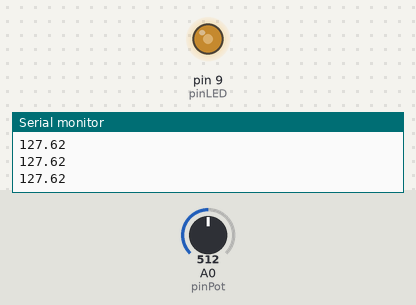
Bench run of a sketch on a simulated Arduino Uno, built with avr-gcc and run on an emulated ATmega328P. On the bench: output pins drawn as LEDs (lit = HIGH), the last lines printed to the serial monitor. The inputs (shaded band) are chosen by the test bench; at power-on: A0 (pinPot) = 512.

Above: at 1.2 s.
1.3 s: A0 (pinPot) set to 716
At 2.5 s:
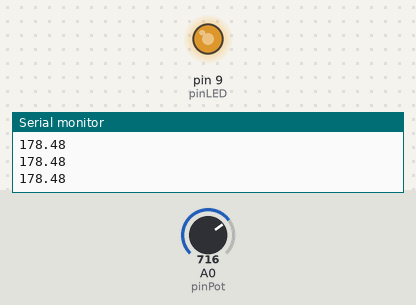
2.8 s: A0 (pinPot) set to 900
At 3.1 s:
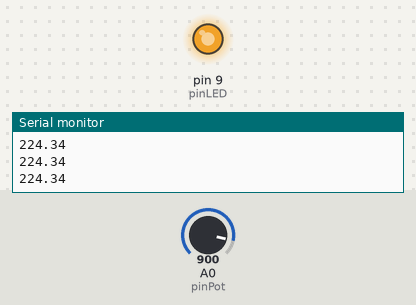
4.3 s: A0 (pinPot) set to 122
At 5.4 s:
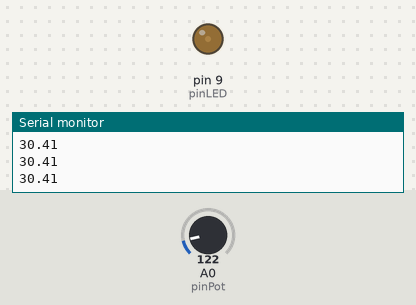
5.8 s: A0 (pinPot) set to 0
At 7.0 s:
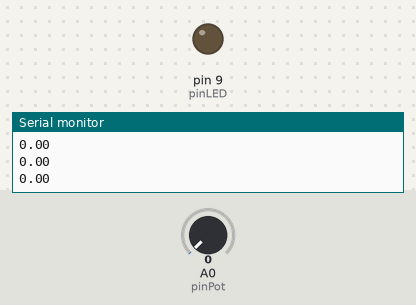
7.3 s: A0 (pinPot) set to 511
At 7.7 s:
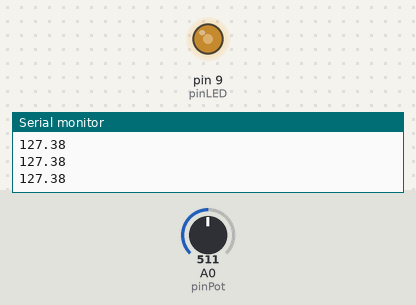
Timing chart, 0 to 9.8 s (numbered marks = the images above; inputs shaded):
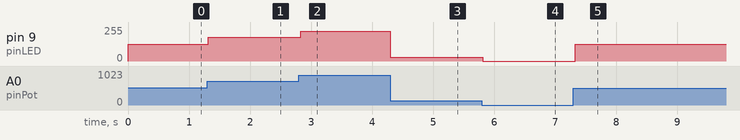

The sketch:

Day11.ino
```cpp
int pinLED = 9; //the one that powers the led
int pinPot = A0;  //will read oltage from here
float readValue; //here the voltage of the pot
float writeValue;  //this will be writen to the led

void setup() {
  Serial.begin(9600);
  pinMode(pinLED, OUTPUT);  //will power it up
  pinMode(pinPot, INPUT); //will receive stuff

}

void loop() {
  readValue = analogRead(pinPot); //read value from potentiometer
  writeValue = (255. /1023. ) * readValue; //calculate the value that will be written to the led

  analogWrite(pinLED, writeValue);  //writes the value to the led

  Serial.println(writeValue);
  delay(50);
}
```

Measured:
- after the input at 1.3 s, pin 9 (pinLED): 127/255 → 178/255 at once
- after the input at 2.8 s, pin 9 (pinLED): 178/255 → 224/255 at once
- after the input at 4.3 s, pin 9 (pinLED): 224/255 → 30/255 at once
- after the input at 5.8 s, pin 9 (pinLED): 30/255 → 0/255 at once
- after the input at 7.3 s, pin 9 (pinLED): 0/255 → 127/255 at once
